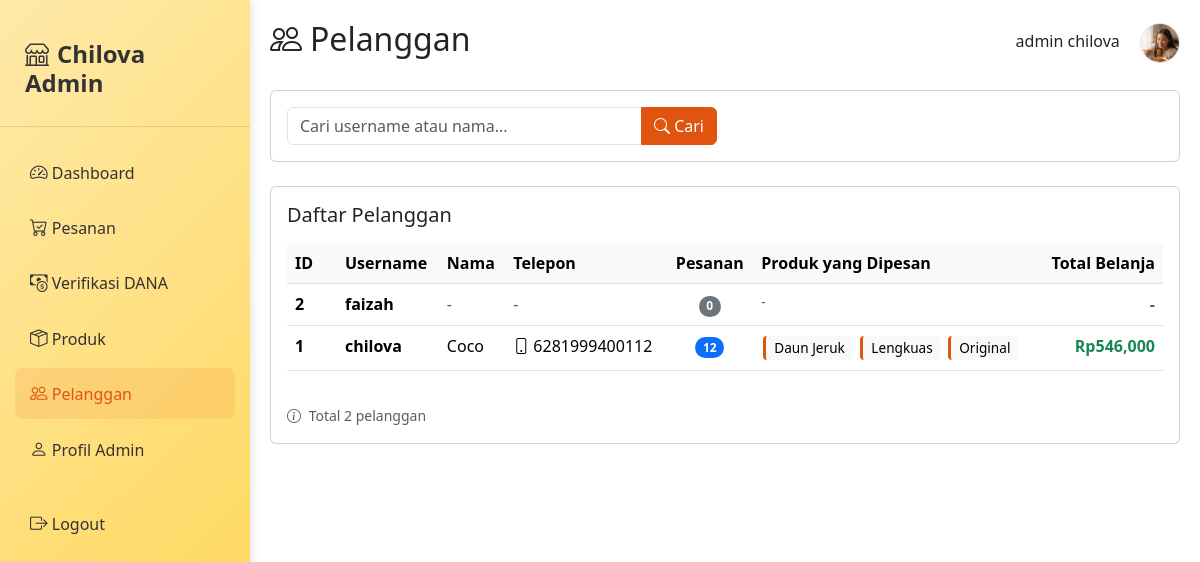
Page /admin/pelanggan.php (signed in) on the committed database.
### tables this page shows
CREATE TABLE `users` (
  `user_id` int(12) NOT NULL,
  `username` text NOT NULL,
  `password` text NOT NULL,
  `role` enum('Admin','User') NOT NULL DEFAULT 'User',
  `profile_picture` varchar(255) NOT NULL
);

### function.php (called while the page is built, shortened)
<?php
include_once 'koneksi.php';
function getProfilePicturePath($user_id) {
    global $conn;
    $stmt = $conn->prepare("SELECT profile_picture FROM users WHERE user_id = ?");
    $stmt->bind_param("i", $user_id);
    $stmt->execute();
    $result = $stmt->get_result();
    if ($result->num_rows > 0) {
        $user = $result->fetch_assoc();
        $filename = $user['profile_picture'];
        $filepath = 'uploads/profile/' . $filename;
        if (file_exists($filepath)) {
            return $filepath;
        } else {
            return 'images/default.jpg';
        }
    }
    return 'images/default.jpg';
}
?>

### admin/pelanggan.php (the view, shortened to what this page needs)
<?php
require "../koneksi.php";
$user_id = $_SESSION['user_id'];
$search = isset($_GET['search']) ? mysqli_real_escape_string($conn, $_GET['search']) : '';
$query_pelanggan = "SELECT
    u.user_id,
    u.username,
    a.no_telepon,
    a.nama_penerima,
    COUNT(DISTINCT o.order_id) as total_pesanan,
    SUM(o.total_harga) as total_pembelian,
    GROUP_CONCAT(DISTINCT p.nama SEPARATOR ', ') as produk_dipesan
FROM users u
LEFT JOIN orders o ON u.user_id = o.user_id
LEFT JOIN order_item oi ON o.order_id = oi.order_id
LEFT JOIN products p ON oi.product_id = p.id
LEFT JOIN alamat a ON u.user_id = a.user_id AND a.is_default_alamat = 1
WHERE u.role = 'User'";
$query_pelanggan .= " GROUP BY u.user_id ORDER BY u.user_id DESC";
$result_pelanggan = mysqli_query($conn, $query_pelanggan);
?>
<!DOCTYPE html>
<html lang="id">
<head>
    <link href="https://cdn.jsdelivr.net/npm/bootstrap@5.3.8/dist/css/bootstrap.min.css" rel="stylesheet">
    <link rel="stylesheet" href="https://cdn.jsdelivr.net/npm/bootstrap-icons@1.11.1/font/bootstrap-icons.css">
</head>
<body>
<div class="sidebar d-none d-md-block">
    <div class="sidebar-brand">
        <h4><i class="bi bi-shop me-2"></i>Chilova Admin</h4>
    </div>
    <div class="sidebar-nav">
        <a href="beranda_admin.php" class="nav-link">
            <i class="bi bi-speedometer2"></i> Dashboard
        </a>
        <a href="pesanan.php" class="nav-link">
            <i class="bi bi-cart-check"></i> Pesanan
        </a>
        <a href="verifikasi_dana.php" class="nav-link">
            <i class="bi bi-cash-coin"></i> Verifikasi DANA
        </a>
        <a href="produk.php" class="nav-link">
            <i class="bi bi-box-seam"></i> Produk
        </a>
        <a href="pelanggan.php" class="nav-link active">
            <i class="bi bi-people"></i> Pelanggan
        </a>
        <a href="profile_admin.php" class="nav-link">
            <i class="bi bi-person"></i> Profil Admin
        </a>
        <a href="../logout.php" class="nav-link mt-4">
            <i class="bi bi-box-arrow-right"></i> Logout
        </a>
    </div>
</div>
<div class="main-content">
    <div class="d-flex justify-content-between align-items-center mb-4">
        <h2><i class="bi bi-people me-2"></i>Pelanggan</h2>
        <div>
            <span class="me-3"><?= $_SESSION['username'] ?? 'Admin' ?></span>
            <?php
            require "../function.php";
            $user_id = $_SESSION['user_id'];
            $profile_picture = getProfilePicturePath($user_id);
            ?>
            <a href="profile_admin.php">
                <img src="<?php echo htmlspecialchars($profile_picture); ?>"
                    alt="Profile"
                    class="rounded-circle border"
                    style="width: 40px; height: 40px; object-fit: cover;"
                    onerror="this.src='../images/profile.jpg'">
            </a>
        </div>
    </div>
    <div class="card mb-4">
        <div class="card-body">
            <form method="GET" action="" class="row g-3">
                <div class="col-md-6">
                    <div class="input-group">
                        <input type="text" class="form-control" name="search" placeholder="Cari username atau nama..."
                               value="<?= htmlspecialchars($search) ?>">
                        <button type="submit" class="btn btn-orange">
                            <i class="bi bi-search"></i> Cari
                        </button>
                    </div>
                </div>
            </form>
        </div>
    </div>
    <div class="card">
        <div class="card-body">
            <h5 class="card-title mb-3">Daftar Pelanggan</h5>
            <?php if (mysqli_num_rows($result_pelanggan) > 0): ?>
                <div class="table-responsive">
                    <table class="table table-hover">
                        <thead>
                            <tr>
                                <th width="50">ID</th>
                                <th>Username</th>
                                <th>Nama</th>
                                <th>Telepon</th>
                                <th class="text-center">Pesanan</th>
                                <th>Produk yang Dipesan</th>
                                <th class="text-end">Total Belanja</th>
                            </tr>
                        </thead>
                        <tbody>
                            <?php while ($pelanggan = mysqli_fetch_assoc($result_pelanggan)):
                                $produk_dipesan = '';
                                if (!empty($pelanggan['produk_dipesan'])) {
                                    $produk_array = explode(', ', $pelanggan['produk_dipesan']);
                                    $produk_unik = array_unique($produk_array);
                                    $produk_dipesan = implode(', ', $produk_unik);
                                }
                            ?>
                                <tr>
                                    <td class="fw-bold"><?= $pelanggan['user_id'] ?></td>
                                    <td>
                                        <strong><?= htmlspecialchars($pelanggan['username']) ?></strong>
                                    </td>
                                    <td>
                                        <?= !empty($pelanggan['nama_penerima']) ? htmlspecialchars($pelanggan['nama_penerima']) : '<span class="text-muted">-</span>' ?>
                                    </td>
                                    <td>
                                        <?php if (!empty($pelanggan['no_telepon'])): ?>
                                            <i class="bi bi-phone me-1"></i><?= htmlspecialchars($pelanggan['no_telepon']) ?>
                                        <?php else: ?>
                                            <span class="text-muted">-</span>
                                        <?php endif; ?>
                                    </td>
                                    <td class="text-center">
                                        <?php if ($pelanggan['total_pesanan'] > 0): ?>
                                            <span class="badge bg-primary rounded-pill">
                                                <?= $pelanggan['total_pesanan'] ?>
                                            </span>
                                        <?php else: ?>
                                            <span class="badge bg-secondary rounded-pill">0</span>
                                        <?php endif; ?>
                                    </td>
                                    <td>
                                        <div class="produk-list">
                                            <?php if (!empty($produk_dipesan)): ?>
                                                <?php
                                                $produk_list = explode(', ', $produk_dipesan);
                                                foreach ($produk_list as $produk):
                                                    if (!empty(trim($produk))):
                                                ?>
                                                    <span class="produk-item"><?= htmlspecialchars($produk) ?></span>
                                                <?php
                                                    endif;
                                                endforeach;
                                                ?>
                                            <?php else: ?>
                                                <span class="text-muted">-</span>
                                            <?php endif; ?>
                                        </div>
                                    </td>
                                    <td class="text-end fw-bold text-success">
                                        <?php if ($pelanggan['total_pembelian'] > 0): ?>
                                            Rp<?= number_format($pelanggan['total_pembelian']) ?>
                                        <?php else: ?>
                                            <span class="text-muted">-</span>
                                        <?php endif; ?>
                                    </td>
                                </tr>
                            <?php endwhile; ?>
                        </tbody>
                    </table>
                </div>
                <div class="mt-3">
                    <small class="text-muted">
                        <i class="bi bi-info-circle me-1"></i>
                        Total <?= mysqli_num_rows($result_pelanggan) ?> pelanggan
                    </small>
                </div>
            <?php endif; ?>
        </div>
    </div>
</div>
</body>
</html>

### admin/pelanggan.php (style rules this page uses)
.sidebar { min-height: 100vh; background: linear-gradient(135deg, #FFE9AA 0%, #FFD54F 100%); color: #333; position: fixed; left: 0; top: 0; width: 250px; padding-top: 20px; box-shadow: 2px 0 10px rgba(0,0,0,0.1); }
.sidebar-brand { padding: 20px 25px; border-bottom: 1px solid rgba(0,0,0,0.1); margin-bottom: 20px; }
.sidebar-brand h4 { font-weight: 700; color: #333; }
.sidebar-nav { padding: 0 15px; }
.nav-link { color: #333; padding: 12px 15px; border-radius: 8px; margin-bottom: 5px; transition: all 0.3s; }
.nav-link:hover, .nav-link.active { background-color: rgba(224, 84, 15, 0.1); color: #e0540f; }
.nav-link i { width: 25px; font-size: 1.1rem; }
.main-content { margin-left: 250px; padding: 20px; }
.btn-orange { background-color: #e0540f; border-color: #e0540f; color: white; }
.table th { background-color: #f8f9fa; font-weight: 600; }
.produk-list { max-height: 80px; overflow-y: auto; font-size: 0.85rem; }
.produk-item { display: inline-block; background: #f8f9fa; padding: 2px 8px; border-radius: 4px; margin: 2px; border-left: 3px solid #e0540f; }

### rows in the picture
users: profile_picture (picture)
users: user_id "2", username "faizah", shows "0"
users: user_id "1", username "chilova", nama_penerima "Coco", no_telepon "6281999400112", total_pesanan "12", produk "Daun Jeruk", produk "Lengkuas", produk "Original", total_pembelian "546,000"

### other values in the picture
$_SESSION['username'] "admin chilova"
mysqli_num_rows($result_pelanggan) "2"
